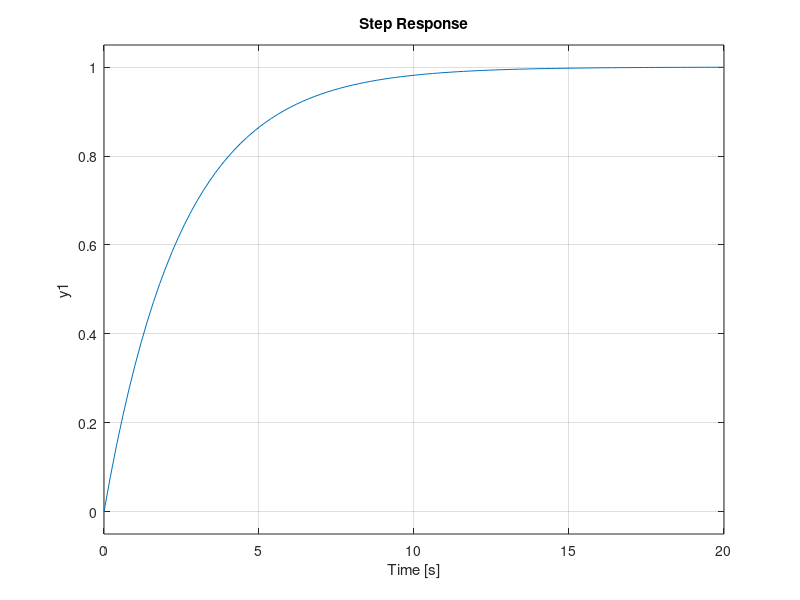
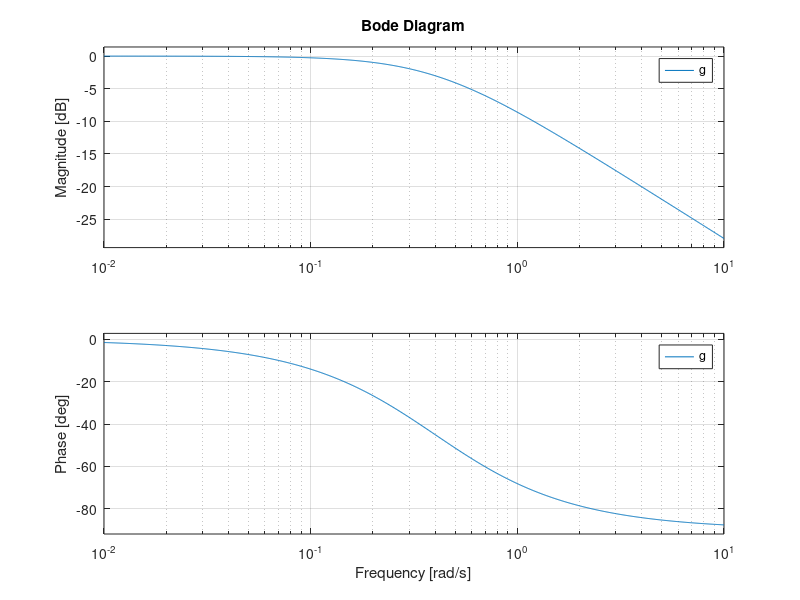
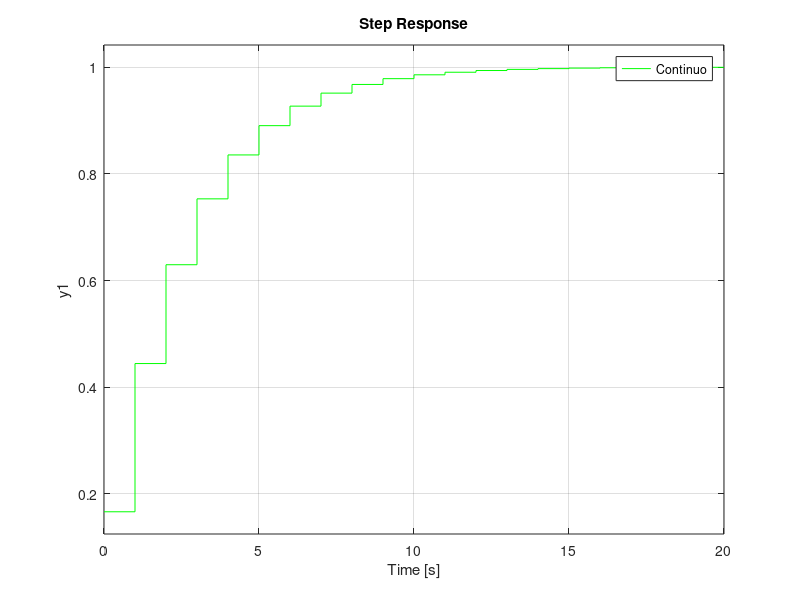
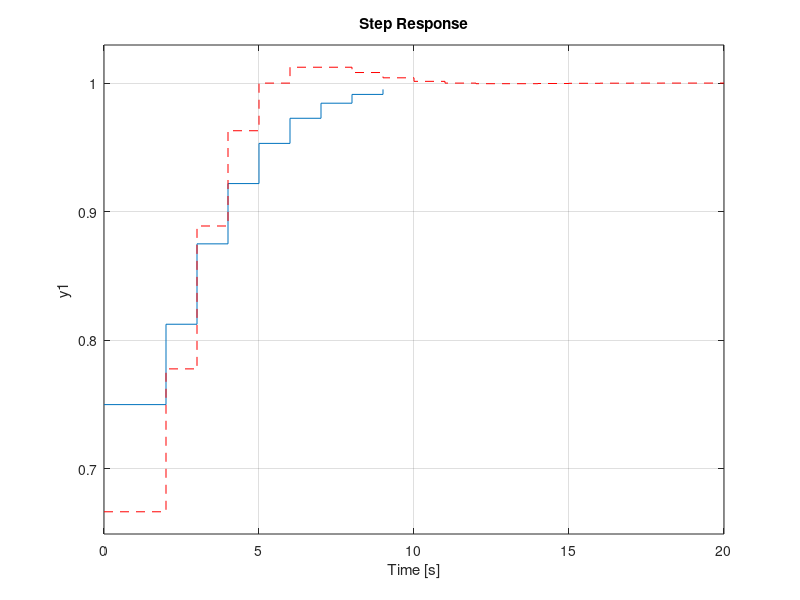

MATLAB code for these plots, in order:
clc
close all
clear

g=tf(1,[2.5 1]);
figure
step(g)
figure
bode(g)
grid on
w=0.402;
Ts=1;%0.1*pi/w;
gd=c2d(g,Ts); %zoh
gd1=tf(0.4,[1 -0.6],Ts);
gd2=tf([0.2857 0],[1 -0.7143],Ts);
gd3=c2d(g,Ts,'tustin');
figure
step(g,'k')
hold on
step(gd,'r')
step(gd1,'b')
step(gd2,'--k')
step(gd3,'g')
legend('Continuo','ZOH','Euler en adelanto','Euler en atraso','Tustin')


h=tf(1,1,1)+tf([1 0],[1 -1],1)+tf([1 -1],[1 0],1);
h2=tf(1,1,1)+tf(1,[1 -1],1)+tf([1 -1],[1 0],1);
h=feedback(h,1);
h2=feedback(h2,1);
figure
step(h)
hold on
step(h2,'--r')
%-----------r-g------
g=tf(10,[1 4 10]);
figure
bode(g)
grid on

w=3.48;
%w=2pi/T------wn=2pi/Ts>2*w (Nyquist)---Ts<pi/w;
Ts=0.1*pi/w;
gd1=c2d(g,Ts);
gd2=c2d(g,Ts,'tustin');

figure
step(g,'k')
hold on
step(gd1,'r')
step(gd2,'b')

